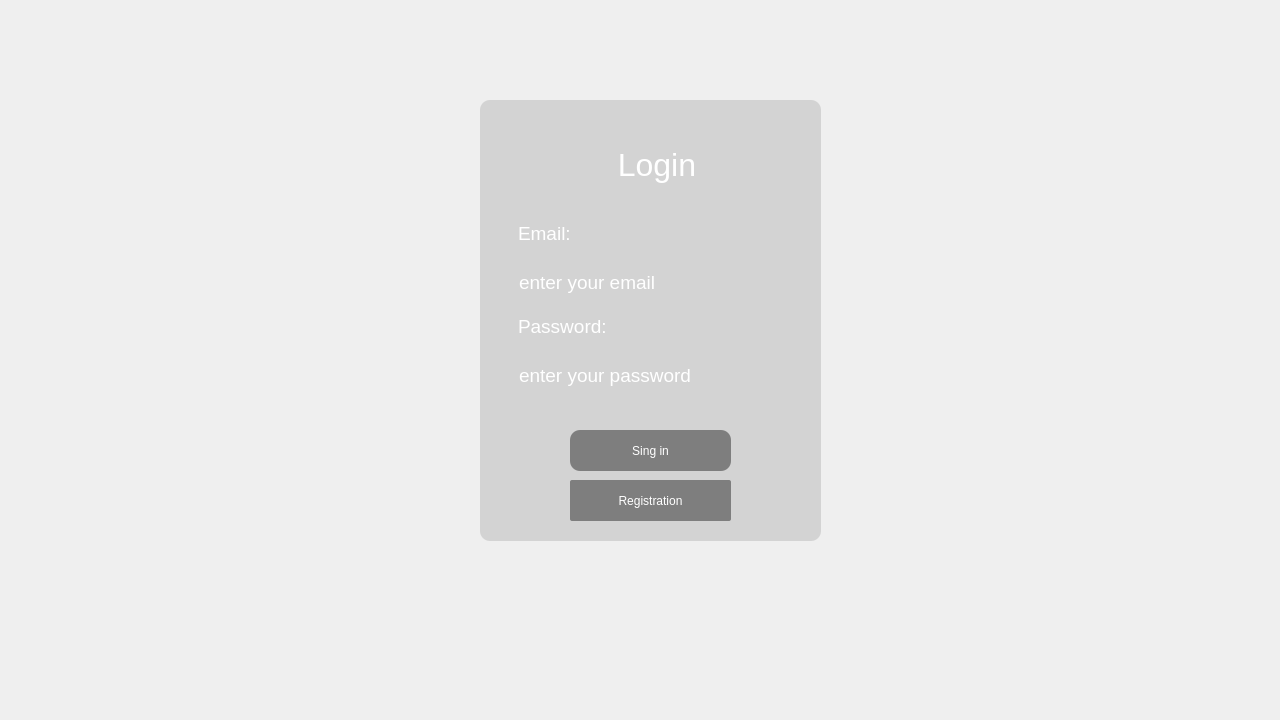
<?xml version="1.0" encoding="UTF-8"?>
<ui version="4.0">
 <class>MainWindow</class>
 <widget class="QMainWindow" name="MainWindow">
  <property name="geometry">
   <rect>
    <x>0</x>
    <y>0</y>
    <width>1280</width>
    <height>720</height>
   </rect>
  </property>
  <property name="windowTitle">
   <string>MainWindow</string>
  </property>
  <widget class="QWidget" name="centralwidget">
   <widget class="QFrame" name="frame">
    <property name="geometry">
     <rect>
      <x>480</x>
      <y>100</y>
      <width>341</width>
      <height>441</height>
     </rect>
    </property>
    <property name="styleSheet">
     <string notr="true">background-color: rgb(0, 85, 255);
border-radius: 10px;
background-color: lightgray;
padding: 5px;
</string>
    </property>
    <property name="frameShape">
     <enum>QFrame::Shape::StyledPanel</enum>
    </property>
    <property name="frameShadow">
     <enum>QFrame::Shadow::Raised</enum>
    </property>
    <widget class="QPushButton" name="registration">
     <property name="geometry">
      <rect>
       <x>90</x>
       <y>380</y>
       <width>161</width>
       <height>41</height>
      </rect>
     </property>
     <property name="styleSheet">
      <string notr="true">color: rgb(255, 255, 255);
background-color: rgb(126, 126, 126);
border-radius: 2px;
</string>
     </property>
     <property name="text">
      <string>Registration</string>
     </property>
    </widget>
    <widget class="QWidget" name="verticalLayoutWidget">
     <property name="geometry">
      <rect>
       <x>30</x>
       <y>110</y>
       <width>281</width>
       <height>181</height>
      </rect>
     </property>
     <layout class="QVBoxLayout" name="verticalLayout">
      <property name="spacing">
       <number>5</number>
      </property>
      <item>
       <widget class="QLabel" name="email_label">
        <property name="styleSheet">
         <string notr="true">background-color: rgba(255, 255, 255, 0);
color: rgb(255, 255, 255);</string>
        </property>
        <property name="text">
         <string>&lt;html&gt;&lt;head/&gt;&lt;body&gt;&lt;p&gt;&lt;span style=&quot; font-size:14pt;&quot;&gt;Email:&lt;/span&gt;&lt;/p&gt;&lt;/body&gt;&lt;/html&gt;</string>
        </property>
       </widget>
      </item>
      <item>
       <widget class="QPlainTextEdit" name="email_edit">
        <property name="maximumSize">
         <size>
          <width>16777215</width>
          <height>36</height>
         </size>
        </property>
        <property name="font">
         <font>
          <pointsize>14</pointsize>
          <stylestrategy>PreferDefault</stylestrategy>
          <kerning>true</kerning>
          <fontweight>Medium</fontweight>
         </font>
        </property>
        <property name="toolTip">
         <string>&lt;html&gt;&lt;head/&gt;&lt;body&gt;&lt;p&gt;&lt;br/&gt;&lt;/p&gt;&lt;/body&gt;&lt;/html&gt;</string>
        </property>
        <property name="whatsThis">
         <string>&lt;html&gt;&lt;head/&gt;&lt;body&gt;&lt;p&gt;&lt;br/&gt;&lt;/p&gt;&lt;/body&gt;&lt;/html&gt;</string>
        </property>
        <property name="styleSheet">
         <string notr="true">background-color: rgba(255, 255, 255, 0);
color: rgb(255, 255, 255);
border-radius:1px;</string>
        </property>
        <property name="verticalScrollBarPolicy">
         <enum>Qt::ScrollBarPolicy::ScrollBarAlwaysOff</enum>
        </property>
        <property name="horizontalScrollBarPolicy">
         <enum>Qt::ScrollBarPolicy::ScrollBarAlwaysOff</enum>
        </property>
        <property name="sizeAdjustPolicy">
         <enum>QAbstractScrollArea::SizeAdjustPolicy::AdjustIgnored</enum>
        </property>
        <property name="plainText">
         <string>enter your email</string>
        </property>
       </widget>
      </item>
      <item>
       <widget class="QLabel" name="password_label">
        <property name="styleSheet">
         <string notr="true">background-color: rgba(255, 255, 255, 0);
color: rgb(255, 255, 255);
</string>
        </property>
        <property name="text">
         <string>&lt;html&gt;&lt;head/&gt;&lt;body&gt;&lt;p&gt;&lt;span style=&quot; font-size:14pt;&quot;&gt;Password:&lt;/span&gt;&lt;/p&gt;&lt;/body&gt;&lt;/html&gt;</string>
        </property>
       </widget>
      </item>
      <item>
       <widget class="QPlainTextEdit" name="email_edit_2">
        <property name="maximumSize">
         <size>
          <width>16777215</width>
          <height>36</height>
         </size>
        </property>
        <property name="font">
         <font>
          <pointsize>14</pointsize>
          <stylestrategy>PreferDefault</stylestrategy>
          <kerning>true</kerning>
         </font>
        </property>
        <property name="styleSheet">
         <string notr="true">background-color: rgba(255, 255, 255, 0);
color: rgb(255, 255, 255);</string>
        </property>
        <property name="verticalScrollBarPolicy">
         <enum>Qt::ScrollBarPolicy::ScrollBarAlwaysOff</enum>
        </property>
        <property name="horizontalScrollBarPolicy">
         <enum>Qt::ScrollBarPolicy::ScrollBarAlwaysOff</enum>
        </property>
        <property name="sizeAdjustPolicy">
         <enum>QAbstractScrollArea::SizeAdjustPolicy::AdjustIgnored</enum>
        </property>
        <property name="plainText">
         <string>enter your password</string>
        </property>
       </widget>
      </item>
     </layout>
    </widget>
    <widget class="QPushButton" name="sing_in">
     <property name="geometry">
      <rect>
       <x>90</x>
       <y>330</y>
       <width>161</width>
       <height>41</height>
      </rect>
     </property>
     <property name="styleSheet">
      <string notr="true">color: rgb(255, 255, 255);
background-color: rgb(126, 126, 126);
border-radius: 10px;
</string>
     </property>
     <property name="text">
      <string>Sing in</string>
     </property>
    </widget>
    <widget class="QLabel" name="label_3">
     <property name="geometry">
      <rect>
       <x>80</x>
       <y>40</y>
       <width>191</width>
       <height>51</height>
      </rect>
     </property>
     <property name="styleSheet">
      <string notr="true">background-color: rgba(255, 255, 255, 0);
color: rgb(255, 255, 255);</string>
     </property>
     <property name="text">
      <string>&lt;html&gt;&lt;head/&gt;&lt;body&gt;&lt;p align=&quot;center&quot;&gt;&lt;span style=&quot; font-size:24pt; color:#ffffff;&quot;&gt;Login&lt;/span&gt;&lt;/p&gt;&lt;/body&gt;&lt;/html&gt;</string>
     </property>
    </widget>
    <widget class="QLabel" name="label_2">
     <property name="geometry">
      <rect>
       <x>0</x>
       <y>0</y>
       <width>341</width>
       <height>441</height>
      </rect>
     </property>
     <property name="styleSheet">
      <string notr="true">border-radius: 30px;
background-color: lightgray;
</string>
     </property>
     <property name="text">
      <string/>
     </property>
     <property name="pixmap">
      <pixmap>../src/img/69452687602.jpg</pixmap>
     </property>
     <property name="scaledContents">
      <bool>false</bool>
     </property>
     <property name="wordWrap">
      <bool>false</bool>
     </property>
    </widget>
    <zorder>label_2</zorder>
    <zorder>registration</zorder>
    <zorder>verticalLayoutWidget</zorder>
    <zorder>sing_in</zorder>
    <zorder>label_3</zorder>
   </widget>
   <widget class="QLabel" name="label">
    <property name="geometry">
     <rect>
      <x>0</x>
      <y>0</y>
      <width>1280</width>
      <height>720</height>
     </rect>
    </property>
    <property name="frameShape">
     <enum>QFrame::Shape::NoFrame</enum>
    </property>
    <property name="text">
     <string/>
    </property>
    <property name="pixmap">
     <pixmap>../src/img/69452687601.jpg</pixmap>
    </property>
    <property name="scaledContents">
     <bool>true</bool>
    </property>
   </widget>
   <zorder>label</zorder>
   <zorder>frame</zorder>
  </widget>
 </widget>
 <resources/>
 <connections/>
</ui>
